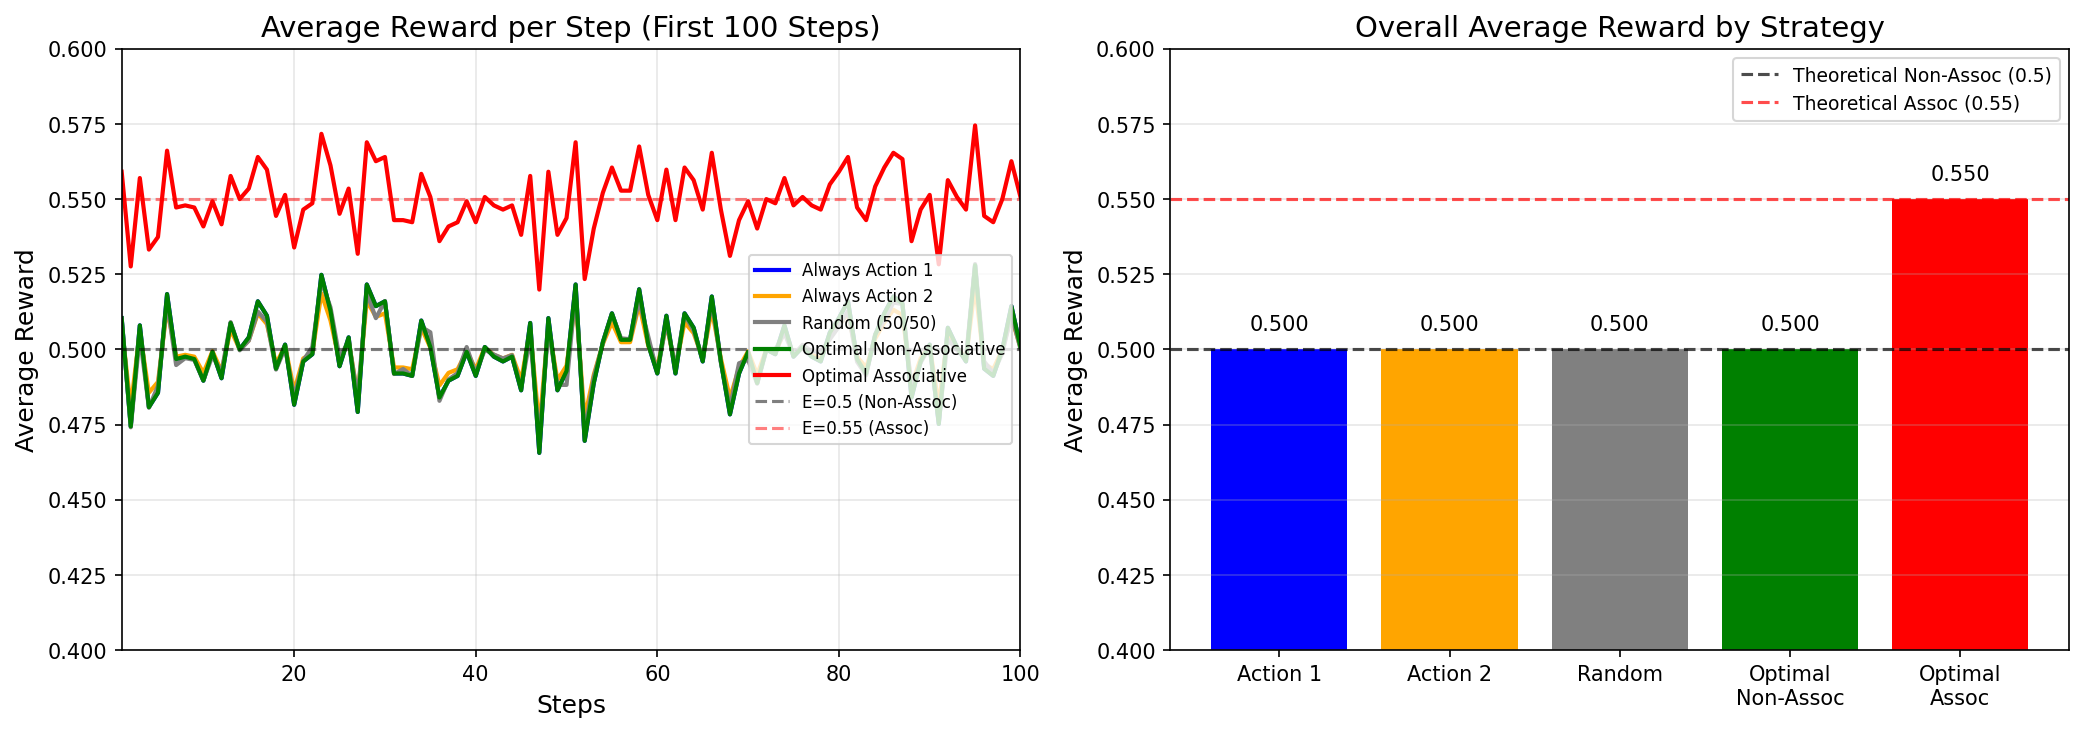

This figure's Python source:
"""
Exercise 2.10: Associative Search (Contextual Bandits)

2-armed bandit with randomly changing true values:
- Case A (prob 0.5): action 1 = 0.1, action 2 = 0.2
- Case B (prob 0.5): action 1 = 0.9, action 2 = 0.8

Part 1 (Non-associative): Cannot tell which case you face
- E[action 1] = 0.5 * 0.1 + 0.5 * 0.9 = 0.5
- E[action 2] = 0.5 * 0.2 + 0.5 * 0.8 = 0.5
- Best strategy: Any action (both have same expected value)
- Best expected reward: 0.5

Part 2 (Associative): Told which case you face
- Case A: Choose action 2 (0.2 > 0.1)
- Case B: Choose action 1 (0.9 > 0.8)
- Best expected reward: 0.5 * 0.2 + 0.5 * 0.9 = 0.55

Reference: Sutton & Barto, Reinforcement Learning 2nd Edition, p.41
"""

import numpy as np
import matplotlib.pyplot as plt
from tqdm import tqdm


# True action values for each case
CASE_A = {1: 0.1, 2: 0.2}  # Action 2 is better
CASE_B = {1: 0.9, 2: 0.8}  # Action 1 is better


def get_case():
    """Randomly select case A or B with equal probability."""
    return 'A' if np.random.random() < 0.5 else 'B'


def get_reward(case, action):
    """Get reward for action in given case (deterministic for simplicity)."""
    if case == 'A':
        return CASE_A[action]
    else:
        return CASE_B[action]


def run_simulation(n_steps=10000, n_runs=1000, seed=42):
    """Run simulation comparing different strategies."""
    np.random.seed(seed)

    # Track rewards for each strategy
    strategies = {
        'Always Action 1': np.zeros((n_runs, n_steps)),
        'Always Action 2': np.zeros((n_runs, n_steps)),
        'Random (50/50)': np.zeros((n_runs, n_steps)),
        'Optimal Non-Associative': np.zeros((n_runs, n_steps)),
        'Optimal Associative': np.zeros((n_runs, n_steps)),
    }

    for run in tqdm(range(n_runs), desc="Running simulations"):
        for step in range(n_steps):
            case = get_case()

            # Strategy 1: Always choose action 1
            strategies['Always Action 1'][run, step] = get_reward(case, 1)

            # Strategy 2: Always choose action 2
            strategies['Always Action 2'][run, step] = get_reward(case, 2)

            # Strategy 3: Random choice
            action = np.random.choice([1, 2])
            strategies['Random (50/50)'][run, step] = get_reward(case, action)

            # Strategy 4: Optimal non-associative (same as random since E[a1]=E[a2]=0.5)
            # For demonstration, always pick action 1
            strategies['Optimal Non-Associative'][run, step] = get_reward(case, 1)

            # Strategy 5: Optimal associative (use context)
            # Case A: pick action 2, Case B: pick action 1
            optimal_action = 2 if case == 'A' else 1
            strategies['Optimal Associative'][run, step] = get_reward(case, optimal_action)

    return strategies


def plot_results(strategies, save_path='exercise_2_10_associative_search.png'):
    """Plot comparison of strategies."""
    n_steps = strategies['Always Action 1'].shape[1]

    fig, axes = plt.subplots(1, 2, figsize=(14, 5))

    colors = {
        'Always Action 1': 'blue',
        'Always Action 2': 'orange',
        'Random (50/50)': 'gray',
        'Optimal Non-Associative': 'green',
        'Optimal Associative': 'red',
    }

    # Plot 1: Average reward over time (first 100 steps)
    ax1 = axes[0]
    focus_steps = min(100, n_steps)

    for name, data in strategies.items():
        avg_reward = data.mean(axis=0)[:focus_steps]
        ax1.plot(range(1, focus_steps + 1), avg_reward,
                 label=name, color=colors[name], linewidth=2)

    ax1.axhline(y=0.5, color='black', linestyle='--', alpha=0.5, label='E=0.5 (Non-Assoc)')
    ax1.axhline(y=0.55, color='red', linestyle='--', alpha=0.5, label='E=0.55 (Assoc)')
    ax1.set_xlabel('Steps', fontsize=12)
    ax1.set_ylabel('Average Reward', fontsize=12)
    ax1.set_title('Average Reward per Step (First 100 Steps)', fontsize=14)
    ax1.legend(loc='right', fontsize=8)
    ax1.grid(True, alpha=0.3)
    ax1.set_xlim(1, focus_steps)
    ax1.set_ylim(0.4, 0.6)

    # Plot 2: Bar chart of final average rewards
    ax2 = axes[1]
    names = list(strategies.keys())
    avg_rewards = [strategies[name].mean() for name in names]

    bars = ax2.bar(range(len(names)), avg_rewards, color=[colors[n] for n in names])

    # Add theoretical values
    ax2.axhline(y=0.5, color='black', linestyle='--', alpha=0.7,
                label='Theoretical Non-Assoc (0.5)')
    ax2.axhline(y=0.55, color='red', linestyle='--', alpha=0.7,
                label='Theoretical Assoc (0.55)')

    ax2.set_xticks(range(len(names)))
    ax2.set_xticklabels(['Action 1', 'Action 2', 'Random', 'Optimal\nNon-Assoc', 'Optimal\nAssoc'],
                        fontsize=10)
    ax2.set_ylabel('Average Reward', fontsize=12)
    ax2.set_title('Overall Average Reward by Strategy', fontsize=14)
    ax2.legend(loc='upper right', fontsize=9)
    ax2.grid(True, alpha=0.3, axis='y')
    ax2.set_ylim(0.4, 0.6)

    # Add value labels on bars
    for bar, val in zip(bars, avg_rewards):
        ax2.text(bar.get_x() + bar.get_width()/2, bar.get_height() + 0.005,
                 f'{val:.3f}', ha='center', va='bottom', fontsize=10)

    plt.tight_layout()
    plt.savefig(save_path, dpi=150, bbox_inches='tight')
    print(f"Plot saved to {save_path}")
    plt.show()


def print_analysis():
    """Print theoretical analysis."""
    print("\n" + "=" * 70)
    print("EXERCISE 2.10: ASSOCIATIVE SEARCH ANALYSIS")
    print("=" * 70)

    print("\n" + "-" * 70)
    print("PROBLEM SETUP")
    print("-" * 70)
    print("2-armed bandit with randomly changing true values:")
    print("  Case A (prob 0.5): action 1 = 0.1, action 2 = 0.2")
    print("  Case B (prob 0.5): action 1 = 0.9, action 2 = 0.8")

    print("\n" + "-" * 70)
    print("PART 1: NON-ASSOCIATIVE (Cannot tell which case)")
    print("-" * 70)
    e_a1 = 0.5 * 0.1 + 0.5 * 0.9
    e_a2 = 0.5 * 0.2 + 0.5 * 0.8
    print(f"  E[action 1] = 0.5 × 0.1 + 0.5 × 0.9 = {e_a1}")
    print(f"  E[action 2] = 0.5 × 0.2 + 0.5 × 0.8 = {e_a2}")
    print(f"\n  Both actions have EQUAL expected value!")
    print(f"  Best strategy: Any action (random, always 1, or always 2)")
    print(f"  Best expected reward: {max(e_a1, e_a2)}")

    print("\n" + "-" * 70)
    print("PART 2: ASSOCIATIVE (Told which case you face)")
    print("-" * 70)
    print("  Case A: Choose action 2 (0.2 > 0.1)")
    print("  Case B: Choose action 1 (0.9 > 0.8)")
    e_assoc = 0.5 * 0.2 + 0.5 * 0.9
    print(f"\n  Best expected reward: 0.5 × 0.2 + 0.5 × 0.9 = {e_assoc}")

    print("\n" + "-" * 70)
    print("IMPROVEMENT FROM CONTEXT")
    print("-" * 70)
    improvement = e_assoc - max(e_a1, e_a2)
    pct_improvement = improvement / max(e_a1, e_a2) * 100
    print(f"  Non-associative best: {max(e_a1, e_a2)}")
    print(f"  Associative best:     {e_assoc}")
    print(f"  Improvement:          {improvement} ({pct_improvement:.1f}%)")

    print("\n" + "-" * 70)
    print("KEY INSIGHT")
    print("-" * 70)
    print("  Without context: Both actions are equally good (E=0.5)")
    print("  With context:    Can exploit the better action in each case")
    print("  The context (case A or B) provides actionable information!")
    print("=" * 70)


def print_summary(strategies):
    """Print simulation summary."""
    print("\n" + "=" * 70)
    print("SIMULATION RESULTS")
    print("=" * 70)

    print(f"\n{'Strategy':<25} {'Avg Reward':>12} {'Theoretical':>12}")
    print("-" * 50)

    theoretical = {
        'Always Action 1': 0.5,
        'Always Action 2': 0.5,
        'Random (50/50)': 0.5,
        'Optimal Non-Associative': 0.5,
        'Optimal Associative': 0.55,
    }

    for name, data in strategies.items():
        avg = data.mean()
        theo = theoretical[name]
        print(f"  {name:<23} {avg:>12.4f} {theo:>12.2f}")

    print("=" * 70)


if __name__ == '__main__':
    # Print theoretical analysis first
    print_analysis()

    # Run simulation
    print("\n\nRunning simulation to verify theoretical results...")
    strategies = run_simulation(n_steps=10000, n_runs=1000, seed=42)

    # Print results
    print_summary(strategies)

    # Plot results
    plot_results(strategies)
